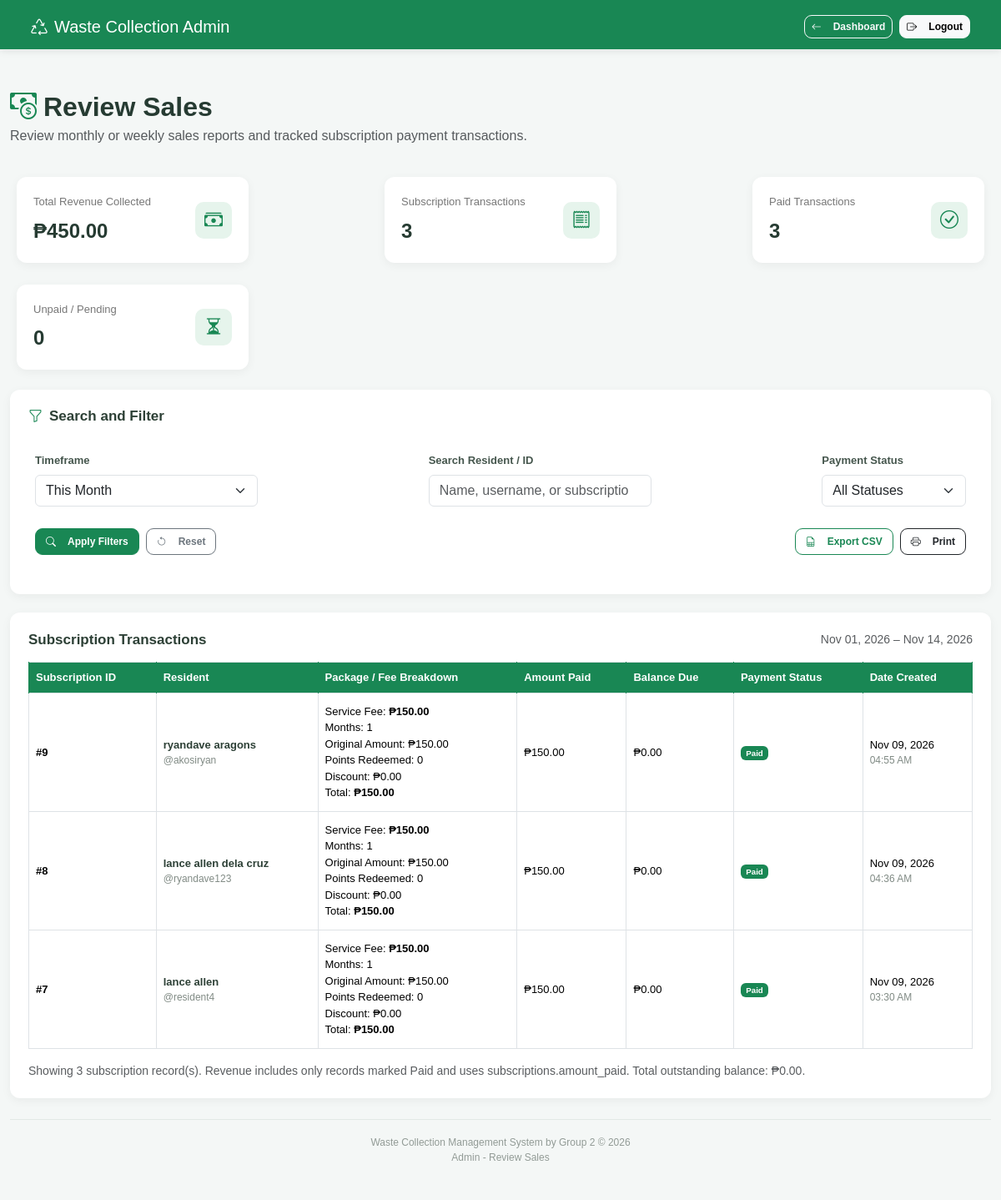
/wastesystem_/admin/sales_report.php (signed in), run on the app's committed database.
### tables this page shows
CREATE TABLE `subscriptions` (
  `id` int(11) NOT NULL,
  `user_id` int(11) NOT NULL,
  `service_fee` decimal(10,2) NOT NULL DEFAULT 150.00,
  `months` int(11) NOT NULL DEFAULT 1,
  `original_amount` decimal(10,2) NOT NULL DEFAULT 150.00,
  `points_redeemed` int(11) NOT NULL DEFAULT 0,
  `discount_amount` decimal(10,2) NOT NULL DEFAULT 0.00,
  `total_amount` decimal(10,2) NOT NULL DEFAULT 150.00,
  `amount_paid` decimal(10,2) NOT NULL DEFAULT 0.00,
  `balance_due` decimal(10,2) NOT NULL DEFAULT 150.00,
  `subscription_status` varchar(50) NOT NULL DEFAULT 'Pending Approval',
  `payment_status` varchar(50) NOT NULL DEFAULT 'Unpaid',
  `created_at` timestamp NOT NULL DEFAULT current_timestamp()
);

CREATE TABLE `users` (
  `id` int(11) NOT NULL,
  `fullname` varchar(255) NOT NULL,
  `users` varchar(255) NOT NULL,
  `password` varchar(255) NOT NULL,
  `role` varchar(11) NOT NULL,
  `email` varchar(255) DEFAULT NULL,
  `email_verified` tinyint(1) NOT NULL DEFAULT 0,
  `email_verified_at` datetime DEFAULT NULL,
  `address` varchar(500) NOT NULL
);

### wastesystem_/admin/sales_report.php (the view, shortened to what this page needs)
<?php
require_once "../config/database.php";
$conn->set_charset("utf8mb4");
function e($value): string
{
    return htmlspecialchars((string)($value ?? ""), ENT_QUOTES, "UTF-8");
}
$today = new DateTimeImmutable("today");
$timeframe = $_GET["timeframe"] ?? "month";
$startDate = $today->modify("first day of this month")->format("Y-m-d");
$endDate = $today->format("Y-m-d");
$search = trim((string)($_GET["search"] ?? ""));
$where = ["DATE(s.created_at) BETWEEN ? AND ?"];
$params = [$startDate, $endDate];
$types = "ss";
$whereSql = "WHERE " . implode(" AND ", $where);
function runPreparedQuery(mysqli $conn, string $sql, string $types, array $params): mysqli_stmt
{
    $stmt = $conn->prepare($sql);
    if ($types !== "") {
        $bindArgs = [$types];
        foreach ($params as $key => $value) {
            $bindArgs[] = &$params[$key];
        }
        call_user_func_array([$stmt, "bind_param"], $bindArgs);
    }
    if (!$stmt->execute()) {
        error_log("Review Sales execute failed: " . $stmt->error);
        $stmt->close();
        http_response_code(500);
        exit("Unable to load the sales report. Check the PHP error log for details.");
    }
    return $stmt;
}
$summarySql = "
    SELECT
        COALESCE(SUM(
            CASE
                WHEN LOWER(s.payment_status) = 'paid'
                THEN s.amount_paid
                ELSE 0
            END
        ), 0) AS revenue_collected,
        COUNT(*) AS transaction_count,
        COALESCE(SUM(CASE WHEN LOWER(s.payment_status) = 'paid' THEN 1 ELSE 0 END), 0) AS paid_count,
        COALESCE(SUM(CASE WHEN LOWER(s.payment_status) = 'unpaid' THEN 1 ELSE 0 END), 0) AS unpaid_count,
        COALESCE(SUM(CASE WHEN LOWER(s.payment_status) LIKE '%pending%' THEN 1 ELSE 0 END), 0) AS pending_count,
        COALESCE(SUM(GREATEST(s.balance_due, 0)), 0) AS total_balance
    FROM subscriptions s
    INNER JOIN users u ON u.id = s.user_id
    $whereSql
";
$summaryStmt = runPreparedQuery($conn, $summarySql, $types, $params);
$summaryResult = $summaryStmt->get_result();
$summary = $summaryResult->fetch_assoc() ?: [];
$revenueCollected = (float)($summary["revenue_collected"] ?? 0);
$transactionCount = (int)($summary["transaction_count"] ?? 0);
$paidCount = (int)($summary["paid_count"] ?? 0);
$unpaidCount = (int)($summary["unpaid_count"] ?? 0);
$pendingCount = (int)($summary["pending_count"] ?? 0);
$totalBalance = (float)($summary["total_balance"] ?? 0);
$listSql = "
    SELECT
        s.id AS subscription_id,
        s.service_fee,
        s.months,
        s.original_amount,
        s.points_redeemed,
        s.discount_amount,
        s.total_amount,
        s.amount_paid,
        s.balance_due,
        s.subscription_status,
        s.payment_status,
        s.created_at,
        u.fullname,
        u.users AS username
    FROM subscriptions s
    INNER JOIN users u ON u.id = s.user_id
    $whereSql
    ORDER BY s.created_at DESC, s.id DESC
";
$listStmt = runPreparedQuery($conn, $listSql, $types, $params);
$listResult = $listStmt->get_result();
$transactions = [];
while ($row = $listResult->fetch_assoc()) {
    $transactions[] = $row;
}
function paymentBadgeClass(string $status): string
{
    $status = strtolower(trim($status));
    if ($status === "paid") {
        return "bg-success";
    }
    return "bg-secondary";
}
$exportParams = $_GET;
unset($exportParams["export"]);
$csvUrl = "sales_report.php?" . http_build_query(
    array_merge($exportParams, ["export" => "csv"])
);
?>
<!DOCTYPE html>
<html lang="en">
<head>
    <link href="../assets/vendor/bootstrap/css/bootstrap.min.css" rel="stylesheet">
    <link rel="stylesheet" href="https://cdn.jsdelivr.net/npm/bootstrap-icons@1.11.3/font/bootstrap-icons.min.css">
    <link href="../assets/css/style.css" rel="stylesheet">
</head>
<body>
<nav class="navbar navbar-dark">
    <div class="container-fluid">
        <a href="dashboard.php" class="navbar-brand text-white text-decoration-none">
            <i class="bi bi-recycle me-2"></i>Waste Collection Admin
        </a>
        <div class="d-flex gap-2">
            <a href="dashboard.php" class="btn btn-outline-light btn-sm">
                <i class="bi bi-arrow-left me-1"></i>Dashboard
            </a>
            <a href="../logout.php" class="btn btn-light btn-sm">
                <i class="bi bi-box-arrow-right me-1"></i>Logout
            </a>
        </div>
    </div>
</nav>
<main class="container page-container py-4">
    <div class="mb-4">
        <h2 class="page-title mb-1">
            <i class="bi bi-cash-coin text-success me-2"></i>Review Sales
        </h2>
        <p class="text-muted mb-0">
            Review monthly or weekly sales reports and tracked subscription payment transactions.
        </p>
    </div>
    <div class="row g-3 mb-4">
        <div class="col-md-6 col-xl-3">
            <div class="summary-card">
                <div class="d-flex justify-content-between align-items-center">
                    <div>
                        <div class="summary-label">Total Revenue Collected</div>
                        <div class="summary-value">₱<?= number_format($revenueCollected, 2) ?></div>
                    </div>
                    <div class="summary-icon"><i class="bi bi-cash-stack"></i></div>
                </div>
            </div>
        </div>
        <div class="col-md-6 col-xl-3">
            <div class="summary-card">
                <div class="d-flex justify-content-between align-items-center">
                    <div>
                        <div class="summary-label">Subscription Transactions</div>
                        <div class="summary-value"><?= number_format($transactionCount) ?></div>
                    </div>
                    <div class="summary-icon"><i class="bi bi-receipt"></i></div>
                </div>
            </div>
        </div>
        <div class="col-md-6 col-xl-3">
            <div class="summary-card">
                <div class="d-flex justify-content-between align-items-center">
                    <div>
                        <div class="summary-label">Paid Transactions</div>
                        <div class="summary-value"><?= number_format($paidCount) ?></div>
                    </div>
                    <div class="summary-icon"><i class="bi bi-check-circle"></i></div>
                </div>
            </div>
        </div>
        <div class="col-md-6 col-xl-3">
            <div class="summary-card">
                <div class="d-flex justify-content-between align-items-center">
                    <div>
                        <div class="summary-label">Unpaid / Pending</div>
                        <div class="summary-value"><?= number_format($unpaidCount + $pendingCount) ?></div>
                    </div>
                    <div class="summary-icon"><i class="bi bi-hourglass-split"></i></div>
                </div>
            </div>
        </div>
    </div>
    <section class="main-card filter-card">
        <h5 class="section-heading mb-3">
            <i class="bi bi-funnel text-success me-2"></i>Search and Filter
        </h5>
        <form method="get" action="sales_report.php" class="row g-3 align-items-end">
            <div class="col-md-3">
                <label for="timeframe" class="form-label">Timeframe</label>
                <select name="timeframe" id="timeframe" class="form-select" onchange="toggleCustomDates()">
                    <option value="month" <?= $timeframe === "month" ? "selected" : "" ?>>This Month</option>
                </select>
            </div>
            <div class="col-md-3">
                <label for="search" class="form-label">Search Resident / ID</label>
                <input type="search" name="search" id="search" class="form-control"
                       placeholder="Name, username, or subscription ID" value="<?= e($search) ?>">
            </div>
            <div class="col-md-2">
                <label for="status" class="form-label">Payment Status</label>
                <select name="status" id="status" class="form-select">
                    <option value="">All Statuses</option>
                </select>
            </div>
            <div class="col-12 d-flex flex-wrap gap-2">
                <button type="submit" class="btn btn-success">
                    <i class="bi bi-search me-1"></i>Apply Filters
                </button>
                <a href="sales_report.php" class="btn btn-outline-secondary">
                    <i class="bi bi-arrow-counterclockwise me-1"></i>Reset
                </a>
                <div class="ms-md-auto d-flex gap-2 no-print">
                    <a href="<?= e($csvUrl) ?>" class="btn btn-outline-success">
                        <i class="bi bi-file-earmark-spreadsheet me-1"></i>Export CSV
                    </a>
                    <button type="button" onclick="window.print()" class="btn btn-outline-dark">
                        <i class="bi bi-printer me-1"></i>Print
                    </button>
                </div>
            </div>
        </form>
    </section>
    <section class="main-card">
        <div class="d-flex flex-wrap justify-content-between align-items-center mb-3">
            <h5 class="section-heading mb-0">Subscription Transactions</h5>
            <span class="small text-muted">
                <?= e(date("M d, Y", strtotime($startDate))) ?> –
                <?= e(date("M d, Y", strtotime($endDate))) ?>
            </span>
        </div>
        <div class="table-responsive">
            <table class="table table-bordered table-hover mb-0">
                <thead>
                    <tr>
                        <th>Subscription ID</th>
                        <th>Resident</th>
                        <th>Package / Fee Breakdown</th>
                        <th>Amount Paid</th>
                        <th>Balance Due</th>
                        <th>Payment Status</th>
                        <th>Date Created</th>
                    </tr>
                </thead>
                <tbody>
                <?php if (empty($transactions)): ?>
                    <tr>
                        <td colspan="7" class="text-center text-muted py-4">
                            <i class="bi bi-inbox fs-2 d-block mb-2"></i>
                            No subscription transactions found for the selected filters.
                        </td>
                    </tr>
                <?php else: ?>
                    <?php foreach ($transactions as $transaction): ?>
                        <?php $status = (string)$transaction["payment_status"]; ?>
                        <tr>
                            <td class="fw-bold">#<?= (int)$transaction["subscription_id"] ?></td>
                            <td>
                                <div class="resident-name"><?= e($transaction["fullname"]) ?></div>
                                <div class="username">@<?= e($transaction["username"]) ?></div>
                            </td>
                            <td>
                                <div>Service Fee: <strong>₱<?= number_format((float)$transaction["service_fee"], 2) ?></strong></div>
                                <div>Months: <?= (int)$transaction["months"] ?></div>
                                <div>Original Amount: ₱<?= number_format((float)$transaction["original_amount"], 2) ?></div>
                                <div>Points Redeemed: <?= (int)$transaction["points_redeemed"] ?></div>
                                <div>Discount: ₱<?= number_format((float)$transaction["discount_amount"], 2) ?></div>
                                <div>Total: <strong>₱<?= number_format((float)$transaction["total_amount"], 2) ?></strong></div>
                            </td>
                            <td class="money">₱<?= number_format((float)$transaction["amount_paid"], 2) ?></td>
                            <td class="money">₱<?= number_format((float)$transaction["balance_due"], 2) ?></td>
                            <td>
                                <span class="badge <?= e(paymentBadgeClass($status)) ?>">
                                    <?= e($status !== "" ? $status : "Not Set") ?>
                                </span>
                            </td>
                            <td class="text-nowrap">
                                <?= e(date("M d, Y", strtotime($transaction["created_at"]))) ?>
                                <div class="username"><?= e(date("h:i A", strtotime($transaction["created_at"]))) ?></div>
                            </td>
                        </tr>
                    <?php endforeach; ?>
                <?php endif; ?>
                </tbody>
            </table>
        </div>
        <div class="small text-muted mt-3">
            Showing <?= number_format(count($transactions)) ?> subscription record(s).
            Revenue includes only records marked Paid and uses subscriptions.amount_paid.
            Total outstanding balance: ₱<?= number_format($totalBalance, 2) ?>.
        </div>
    </section>
    <div class="footer">
        Waste Collection Management System by Group 2 &copy; <?= date("Y") ?>
        <br>Admin - Review Sales
    </div>
</main>
</body>
</html>

### wastesystem_/style.css (style rules this page uses)
* { margin: 0; padding: 0; box-sizing: border-box; }
html { min-height: 100%; }
body { font-family: 'Inter', sans-serif; background: #ffffff; color: #123c2b; min-height: 100vh; overflow-x: hidden; }
.row { display: flex; align-items: center; justify-content: space-between; gap: 10px; margin: -3px 0 25px; }
html { scroll-behavior: smooth; }
body { font-family: 'Inter', sans-serif; color: #123f2a; background: #ffffff; overflow-x: hidden; }
a { text-decoration: none; color: inherit; }
.container { width: 100%; max-width: 970px; margin: 0 auto; }
.navbar { width: 100%; height: 60px; background: #ffffff; border-bottom: 1px solid #e8f0eb; position: relative; z-index: 100; }
.btn { display: inline-flex; align-items: center; justify-content: center; gap: 10px; border-radius: 9px; font-size: 12px; font-weight: 700; transition: all 0.25s ease; }

### wastesystem_/admin/sales_report.php (style rules this page uses)
body { background: #f4f7f6; font-family: Arial, sans-serif; color: #333; padding-top: 85px; }
.navbar { background: #198754; padding: 12px 25px; position: fixed; top: 0; left: 0; width: 100%; z-index: 9999; box-shadow: 0 2px 8px rgba(0,0,0,.08); }
.page-container { max-width: 1400px; }
.page-title { color: #263b32; font-weight: 700; }
.summary-card, .main-card { background: #fff; border: 0; border-radius: 12px; box-shadow: 0 3px 12px rgba(0,0,0,.05); }
.summary-card { padding: 20px; height: 100%; }
.summary-label { color: #777; font-size: 13px; margin-bottom: 7px; }
.summary-value { color: #263b32; font-size: 24px; font-weight: 700; }
.summary-icon { width: 44px; height: 44px; border-radius: 10px; display: flex; align-items: center; justify-content: center; background: #e6f4ec; color: #198754; font-size: 22px; }
.main-card { padding: 22px; margin-bottom: 22px; }
.section-heading { color: #2d4036; font-size: 17px; font-weight: 700; }
.form-label { color: #45564d; font-size: 13px; font-weight: 600; }
.table { font-size: 13px; vertical-align: middle; }
.table thead th { background: #198754; color: #fff; white-space: nowrap; border-color: #198754; }
.table td { padding-top: 12px; padding-bottom: 12px; }
.resident-name { color: #2d4036; font-weight: 700; }
.username { color: #818b85; font-size: 12px; }
.money { white-space: nowrap; }
.footer { color: #929b96; font-size: 12px; text-align: center; border-top: 1px solid #e2e9e5; padding: 18px 0; margin-top: 25px; }

### data on the page
subscriptions: id "9", user.fullname "ryandave aragons", user.users "akosiryan", service_fee "150.00", months "1", original_amount "150.00", points_redeemed "0", discount_amount "0.00", total_amount "150.00", amount_paid "150.00", balance_due "0.00", created_at "Nov 09, 2026", created_at "04:55 AM"
subscriptions: id "8", user.fullname "lance allen dela cruz", user.users "ryandave123", service_fee "150.00", months "1", original_amount "150.00", points_redeemed "0", discount_amount "0.00", total_amount "150.00", amount_paid "150.00", balance_due "0.00", created_at "Nov 09, 2026", created_at "04:36 AM"
subscriptions: id "7", user.fullname "lance allen", user.users "resident4", service_fee "150.00", months "1", original_amount "150.00", points_redeemed "0", discount_amount "0.00", total_amount "150.00", amount_paid "150.00", balance_due "0.00", created_at "Nov 09, 2026", created_at "03:30 AM"

### other printed values
$revenueCollected "450.00"
$transactionCount "3"
$paidCount "3"
$unpaidCount + $pendingCount "0"
date("M d, Y", strtotime($startDate)) "Nov 01, 2026"
date("M d, Y", strtotime($endDate)) "Nov 14, 2026"
count($transactions) "3"
$totalBalance "0.00"
